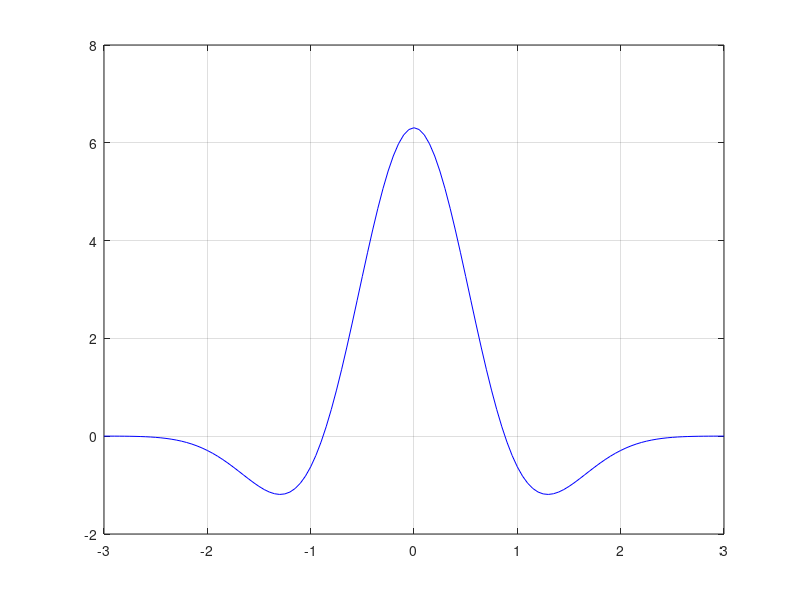

The MATLAB source for this figure: (Note: this script raises an error after producing the figure.)
%6 cftool нелинейные модели МНК
%6.1
a0=-3;  b0=3;  x=a0:0.05:b0;
a=2.0; b=0.8; c=2.8; d=0.3;

y = exp(a-b*x.^2) .* cos(sqrt(d+c * x.^2));
plot(x,y,'b'); grid on;
saveas(gcf, '20.png');



%6.2
x=linspace(a0, b0, 150); rng(1);
y=exp(a-b*x.^2) .* cos(sqrt(d+c * x.^2)) + randn(size(x));

NlModel = 'exp(a-b*x*x).*cos(sqrt(d+c*x*x))';
StartPoint=[2,1,3,0];
f1 = fit(x',y',NlModel,'Start', StartPoint);
plot(f1, x, y); grid on;
saveas(gcf, '24.png');





